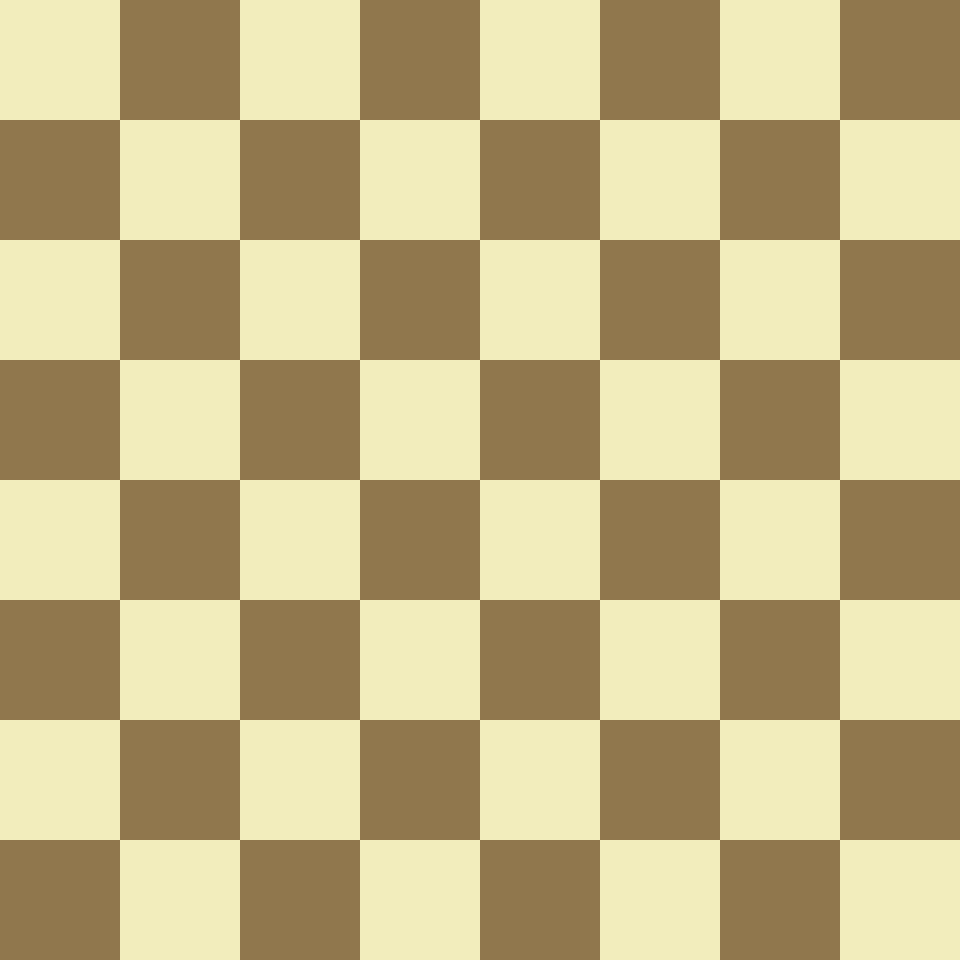
Frame 1 (no input)
Frame 60 (the mouse pressed at the canvas centre just before this capture): identical to frame 1, image omitted
Frame 120 (the mouse held since frame 60 and released just before this capture): identical to frame 1, image omitted

The Processing sketch that drew this single still picture (run headless with seeded random() and noise(); from frame 60 on, the mouse is pressed at the canvas centre):

// Processing sketch: H8_opdracht_8_12
// ── H8_opdracht_8_12.pde
class Board{
  color beige, brown;
  Board(){
    beige = color( 242, 237, 188);
    brown = color( 144, 119, 77);
  }
  
  
  
  void display(){
  
    
    loadPixels();

    
    
    // gaat door totdat x 8 wordt. Voor iedere x, ga je door naar de volgende loop
    for(int x = 0; x < 8; x++){
      
      // gaat door totdat y 8 wordt. Voor iedere y, ga je door naar de volgende loop
      for(int y = 0; y < 8; y ++){
        
        // als x + y, een even getal is, ga door naar de for-loop
        if((y + x) % 2 == 0){
          
          // als je 0 telt tot 120 
          for(int i = x*scale; i < x*scale + scale; i++){ 
            
            //
           for(int j = y*scale; j < y*scale + scale; j++){
             
             //
             pixels[width*j + i] = beige; 
          
         }
       }
     }
         else{
           for(int i = x*scale; i < x*scale + scale; i++){
            for(int j = y*scale; j < y*scale + scale; j++){
            pixels[width*j + i] = brown;
        }
       }
     }
   }
  }
  updatePixels();
  }
}
      
       

// ── H8opdracht12.pde
int scale = 120;
Board board = new Board();


void setup(){
  size(960, 960);
}
void draw(){
  board.display();
}
